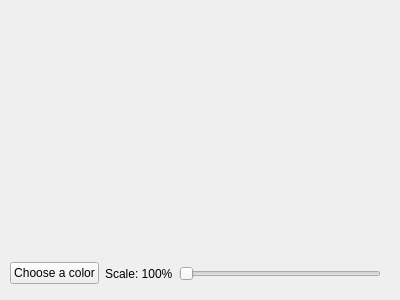
<?xml version="1.0" encoding="UTF-8"?>
<ui version="4.0">
 <class>Form</class>
 <widget class="QWidget" name="Form">
  <property name="geometry">
   <rect>
    <x>0</x>
    <y>0</y>
    <width>400</width>
    <height>300</height>
   </rect>
  </property>
  <property name="windowTitle">
   <string>Form</string>
  </property>
  <widget class="QWidget" name="">
   <property name="geometry">
    <rect>
     <x>10</x>
     <y>260</y>
     <width>371</width>
     <height>27</height>
    </rect>
   </property>
   <layout class="QHBoxLayout" name="horizontalLayout_2">
    <item>
     <layout class="QHBoxLayout" name="horizontalLayout">
      <item>
       <widget class="QPushButton" name="btnColor">
        <property name="text">
         <string>Choose a color</string>
        </property>
       </widget>
      </item>
      <item>
       <widget class="QLabel" name="labelInfo">
        <property name="text">
         <string>Scale: 100%</string>
        </property>
       </widget>
      </item>
     </layout>
    </item>
    <item>
     <widget class="QSlider" name="sliderScale">
      <property name="orientation">
       <enum>Qt::Horizontal</enum>
      </property>
     </widget>
    </item>
   </layout>
  </widget>
 </widget>
 <resources/>
 <connections/>
</ui>
